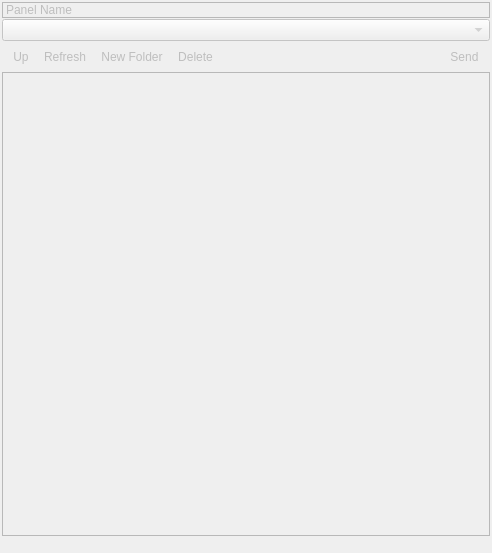
<?xml version="1.0" encoding="UTF-8"?>
<ui version="4.0">
 <class>FilePanel</class>
 <widget class="QWidget" name="FilePanel">
  <property name="enabled">
   <bool>false</bool>
  </property>
  <property name="geometry">
   <rect>
    <x>0</x>
    <y>0</y>
    <width>492</width>
    <height>553</height>
   </rect>
  </property>
  <property name="windowTitle">
   <string/>
  </property>
  <layout class="QVBoxLayout" name="verticalLayout">
   <property name="spacing">
    <number>1</number>
   </property>
   <property name="leftMargin">
    <number>2</number>
   </property>
   <property name="topMargin">
    <number>2</number>
   </property>
   <property name="rightMargin">
    <number>2</number>
   </property>
   <property name="bottomMargin">
    <number>2</number>
   </property>
   <item>
    <widget class="QLabel" name="label_name">
     <property name="frameShape">
      <enum>QFrame::Shape::StyledPanel</enum>
     </property>
     <property name="frameShadow">
      <enum>QFrame::Shadow::Plain</enum>
     </property>
     <property name="text">
      <string notr="true">Panel Name</string>
     </property>
     <property name="margin">
      <number>2</number>
     </property>
    </widget>
   </item>
   <item>
    <widget class="client::AddressBar" name="address_bar"/>
   </item>
   <item>
    <layout class="QHBoxLayout" name="horizontalLayout">
     <property name="spacing">
      <number>0</number>
     </property>
     <item>
      <widget class="QToolBar" name="toolbar">
       <property name="iconSize">
        <size>
         <width>16</width>
         <height>16</height>
        </size>
       </property>
       <property name="toolButtonStyle">
        <enum>Qt::ToolButtonStyle::ToolButtonTextBesideIcon</enum>
       </property>
       <addaction name="action_up"/>
       <addaction name="action_refresh"/>
       <addaction name="action_add_folder"/>
       <addaction name="action_delete"/>
      </widget>
     </item>
     <item>
      <widget class="QWidget" name="spacer_widget" native="true">
       <property name="sizePolicy">
        <sizepolicy hsizetype="Expanding" vsizetype="Preferred">
         <horstretch>0</horstretch>
         <verstretch>0</verstretch>
        </sizepolicy>
       </property>
      </widget>
     </item>
     <item>
      <widget class="QToolBar" name="toolbar2">
       <property name="iconSize">
        <size>
         <width>16</width>
         <height>16</height>
        </size>
       </property>
       <property name="toolButtonStyle">
        <enum>Qt::ToolButtonStyle::ToolButtonTextBesideIcon</enum>
       </property>
       <addaction name="action_send"/>
      </widget>
     </item>
    </layout>
   </item>
   <item>
    <widget class="client::FileList" name="list">
     <property name="focusPolicy">
      <enum>Qt::FocusPolicy::StrongFocus</enum>
     </property>
     <property name="contextMenuPolicy">
      <enum>Qt::ContextMenuPolicy::CustomContextMenu</enum>
     </property>
     <property name="acceptDrops">
      <bool>true</bool>
     </property>
     <property name="editTriggers">
      <set>QAbstractItemView::EditTrigger::EditKeyPressed|QAbstractItemView::EditTrigger::SelectedClicked</set>
     </property>
     <property name="dragEnabled">
      <bool>true</bool>
     </property>
     <property name="dragDropMode">
      <enum>QAbstractItemView::DragDropMode::DragDrop</enum>
     </property>
     <property name="defaultDropAction">
      <enum>Qt::DropAction::CopyAction</enum>
     </property>
     <property name="alternatingRowColors">
      <bool>true</bool>
     </property>
     <property name="selectionMode">
      <enum>QAbstractItemView::SelectionMode::ExtendedSelection</enum>
     </property>
     <property name="indentation">
      <number>0</number>
     </property>
     <property name="itemsExpandable">
      <bool>false</bool>
     </property>
     <property name="sortingEnabled">
      <bool>true</bool>
     </property>
     <property name="allColumnsShowFocus">
      <bool>true</bool>
     </property>
    </widget>
   </item>
   <item>
    <widget class="QLabel" name="label_status">
     <property name="text">
      <string notr="true"/>
     </property>
     <property name="margin">
      <number>2</number>
     </property>
    </widget>
   </item>
  </layout>
  <action name="action_up">
   <property name="enabled">
    <bool>false</bool>
   </property>
   <property name="icon">
    <iconset resource="../../../common/resources/common.qrc">
     <normaloff>:/img/folder-up.png</normaloff>:/img/folder-up.png</iconset>
   </property>
   <property name="text">
    <string>Up</string>
   </property>
   <property name="toolTip">
    <string>Browse to parent folder (Backspace)</string>
   </property>
  </action>
  <action name="action_refresh">
   <property name="icon">
    <iconset resource="../../../common/resources/common.qrc">
     <normaloff>:/img/arrow-circle-double.png</normaloff>:/img/arrow-circle-double.png</iconset>
   </property>
   <property name="text">
    <string>Refresh</string>
   </property>
   <property name="toolTip">
    <string>Refresh (F5)</string>
   </property>
  </action>
  <action name="action_add_folder">
   <property name="enabled">
    <bool>false</bool>
   </property>
   <property name="icon">
    <iconset resource="../../../common/resources/common.qrc">
     <normaloff>:/img/folder-plus.png</normaloff>:/img/folder-plus.png</iconset>
   </property>
   <property name="text">
    <string>New Folder</string>
   </property>
   <property name="toolTip">
    <string>Create a new folder</string>
   </property>
  </action>
  <action name="action_delete">
   <property name="enabled">
    <bool>false</bool>
   </property>
   <property name="icon">
    <iconset resource="../../../common/resources/common.qrc">
     <normaloff>:/img/cross-script.png</normaloff>:/img/cross-script.png</iconset>
   </property>
   <property name="text">
    <string>Delete</string>
   </property>
   <property name="toolTip">
    <string>Delete selected object(s) (Delete)</string>
   </property>
  </action>
  <action name="action_send">
   <property name="enabled">
    <bool>false</bool>
   </property>
   <property name="icon">
    <iconset resource="../../../common/resources/common.qrc">
     <normaloff>:/img/arrow-045.png</normaloff>:/img/arrow-045.png</iconset>
   </property>
   <property name="text">
    <string>Send</string>
   </property>
   <property name="toolTip">
    <string>Send selected object(s) (F11)</string>
   </property>
  </action>
 </widget>
 <customwidgets>
  <customwidget>
   <class>client::AddressBar</class>
   <extends>QComboBox</extends>
   <header>client/ui/file_transfer/address_bar.h</header>
  </customwidget>
  <customwidget>
   <class>client::FileList</class>
   <extends>QTreeView</extends>
   <header>client/ui/file_transfer/file_list.h</header>
  </customwidget>
 </customwidgets>
 <resources>
  <include location="../../../common/resources/common.qrc"/>
 </resources>
 <connections/>
</ui>
